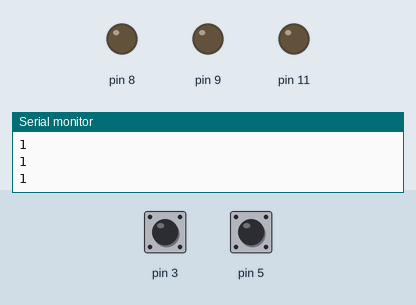
This sketch was run on a simulated Arduino Uno, built with avr-gcc and run on an emulated ATmega328P. Parts: output pins drawn as LEDs (lit = HIGH), the last lines printed to the serial monitor. Inputs (shaded band) come from the test bench; at power-on: pin 3 HIGH, pin 5 HIGH.

Above: at 1.2 s.
1.3 s: pin 3 pulled LOW for 0.15 s
At 4.1 s:
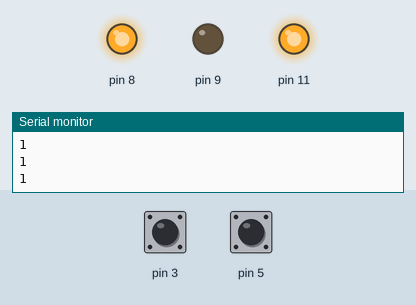
4.3 s: pin 5 pulled LOW for 3.2 s
At 4.45 s:
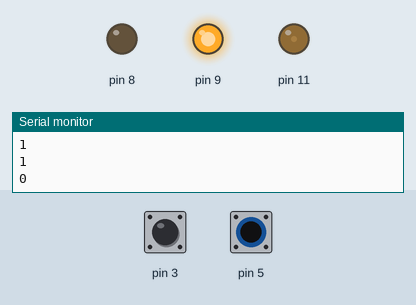
9.0 s: pin 3 pulled LOW for 1 s
At 9.26 s:
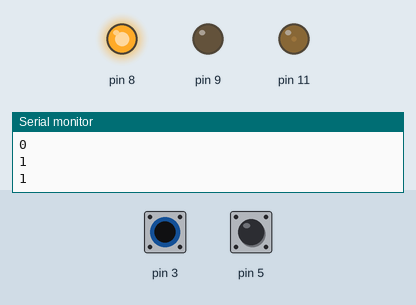
12.1 s: pin 5 pulled LOW for 0.15 s
At 12.85 s:
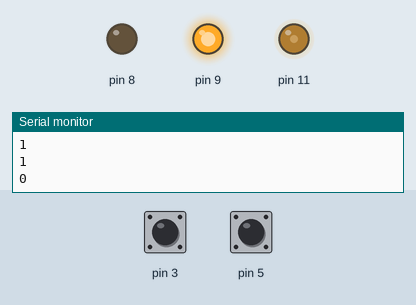
15.1 s: pin 5 pulled LOW for 1 s
Timing chart, 0 to 19.1 s (numbered marks = the images above; inputs shaded):
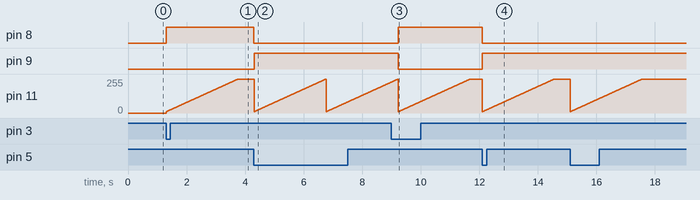

Measured:
- after the input at 1.3 s, pin 8: LOW → HIGH at once; pin 11: moves from 0/255 to 255/255 over 2.5 s, starting at once
- after the input at 4.3 s, pin 8: HIGH → LOW at once; pin 9: LOW → HIGH at once; pin 11: ramps from 10/255 to 255/255 and jumps back, once every 2.5 s
- after the input at 9.0 s, pin 8: LOW → HIGH after 0.23 s; pin 9: HIGH → LOW after 0.23 s
- after the input at 12.1 s, pin 8: HIGH → LOW at once; pin 9: LOW → HIGH at once

The sketch:

motor.ino
```cpp
void setup() {
  // put your setup code here, to run once:
  pinMode(9,OUTPUT);
  pinMode(8,OUTPUT);
  pinMode(5,INPUT_PULLUP);
  pinMode(3,INPUT_PULLUP);
  Serial.begin(9600);
}

int i= 10;
int t=-1;
void loop() {
  // put your main code here, to run repeatedly:


  int a=digitalRead(5);
  int b=digitalRead(3);
   if((a==0)||(b==0))
      t*=-1;

  if(t==1){
   if(a==0){
    if (i>255){
          analogWrite(11,255);
          digitalWrite(9,HIGH);
          }
    else{
      for(i;i<=255;i++){
        analogWrite(11,i);
        digitalWrite(9,HIGH);
        delay(10);
        }
      }
    }


  if(b==0){
    if (i>255){
          analogWrite(11,255);
          digitalWrite(8,HIGH);
          }
    else{
      for(i;i<=255;i++){
        analogWrite(11,i);
        digitalWrite(8,HIGH);
        delay(10);
        }
      }
    }
  }
else if(t==-1){
    i=10;
    digitalWrite(9,LOW);
    digitalWrite(8,LOW);
}
  Serial.println(digitalRead(5));
}
```
